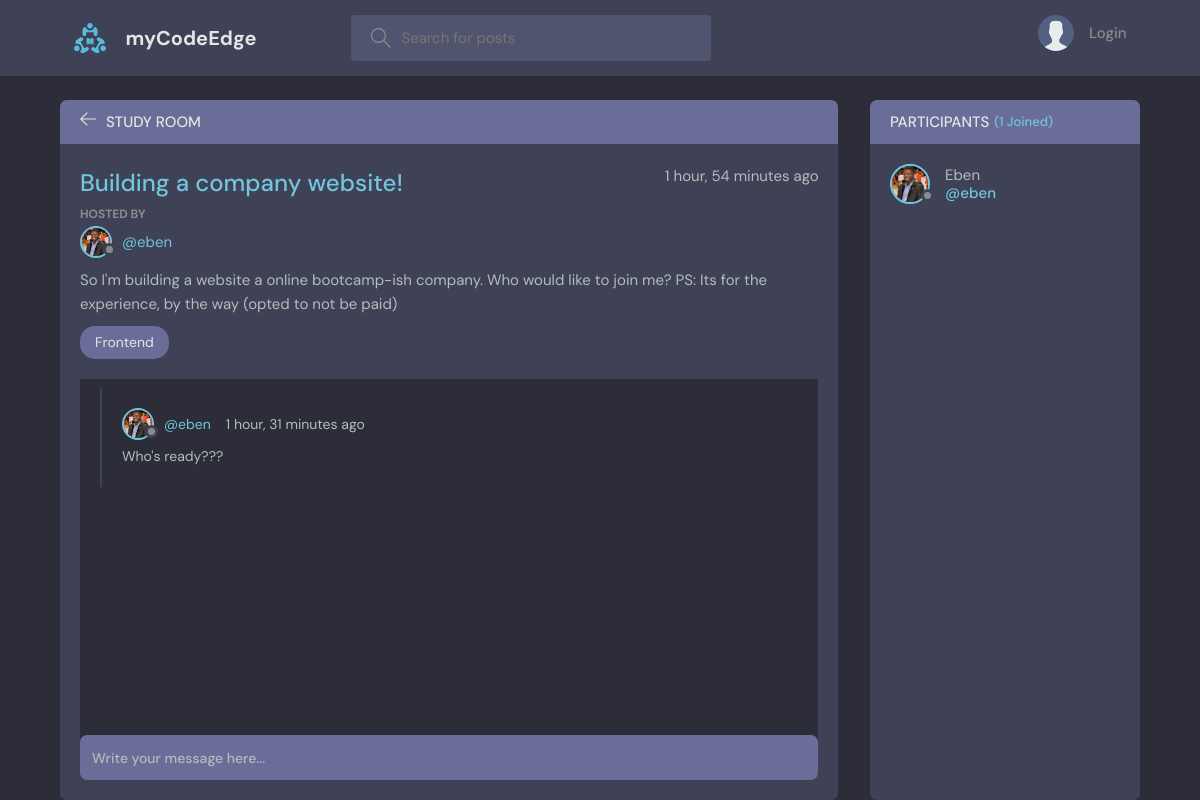
/room/1, run on the app's committed database.
### base/models.py (models this page shows, shortened)
class Room(models.Model):
    host = models.ForeignKey(User, on_delete=models.SET_NULL, null=True)
    topic = models.ForeignKey(Topic, on_delete=models.SET_NULL, null=True)
    name = models.CharField(max_length=200)
    description = models.TextField(null=True, blank=True)
    participants = models.ManyToManyField(User, related_name='participants', blank=True)
    updated = models.DateTimeField(auto_now=True)
    created = models.DateTimeField(auto_now_add=True)
    class Meta:
        ordering = ["-updated", "-created"]

class User(AbstractUser):
  name = models.CharField(max_length=200, null=True)
  email = models.EmailField(unique=True, null=True)
  bio = models.TextField(null=True)
  avatar = models.ImageField(null = True, default="avatar.svg")
  USERNAME_FIELD='email'
  REQUIRED_FIELDS = []

class Topic(models.Model):
    name = models.CharField(max_length=200)
    def __str__(self):
        return self.name

class Message(models.Model):
    user = models.ForeignKey(User, on_delete=models.CASCADE)
    room = models.ForeignKey(Room, on_delete=models.CASCADE)
    body = models.TextField()
    updated = models.DateTimeField(auto_now=True)
    created = models.DateTimeField(auto_now_add=True)

### base/views.py (the view, shortened to what this page needs)
# urls.py: path("room/<str:pk>", views.room, name="room"),
def room(request, pk):
    room = Room.objects.get(id=pk)
    room_messages = room.message_set.all().order_by("-created")
    participants = room.participants.all()
    context = {"room": room, 'room_messages': room_messages, 'participants':participants}
    return render(request, 'base/room.html', context)

### base/templates/base/room.html (shortened to what this page needs)
{% extends 'main.html' %}
{% block content %}
<main class="profile-page layout layout--2">
  <div class="container">
    <div class="room">
      <div class="room__top">
        <div class="room__topLeft">
          <a href="{% url 'home' %}">
            <svg version="1.1" xmlns="http://www.w3.org/2000/svg" width="32" height="32" viewBox="0 0 32 32">
              <title>arrow-left</title>
              <path
                d="M13.723 2.286l-13.723 13.714 13.719 13.714 1.616-1.611-10.96-10.96h27.625v-2.286h-27.625l10.965-10.965-1.616-1.607z">
              </path>
            </svg>
          </a>
          <h3>Study Room</h3>
        </div>
      </div>
      <div class="room__box scroll">
        <div class="room__header scroll">
          <div class="room__info">
            <h3>{{room.name}}</h3>
            <span>{{room.created|timesince}} ago</span>
          </div>
          <div class="room__hosted">
            <p>Hosted By</p>
            <a href="{% url 'user-profile' room.host.id %}" class="room__author">
              <div class="avatar avatar--small">
                <img src="{{room.host.avatar.url}}" />
              </div>
              <span>@{{room.host.username}}</span>
            </a>
          </div>
          <div class="room__details">
            {{room.description}}
          </div>
          <span class="room__topics">{{room.topic}}</span>
        </div>
        <div class="room__conversation">
          <div class="threads scroll">
            {% for message in room_messages %}
            <div class="thread">
              <div class="thread__top">
                <div class="thread__author">
                  <a href="{% url 'user-profile' message.user.id %}" class="thread__authorInfo">
                    <div class="avatar avatar--small">
                      <img src="{{message.user.avatar.url}}" />
                    </div>
                    <span>@{{message.user.username}}</span>
                  </a>
                  <span class="thread__date">{{message.created|timesince}} ago</span>
                </div>
              </div>
              <div class="thread__details">
                {{message.body}}
              </div>
            </div>
            {% endfor %}
          </div>
        </div>
      </div>
      <div class="room__message">
        <form action="" method="POST">
          <input name="body" placeholder="Write your message here..." />
        </form>
      </div>
    </div>
    <div class="participants">
      <h3 class="participants__top">Participants <span>({{participants.count}} Joined)</span></h3>
      <div class="participants__list scroll">
        {% for user in participants %}
        <a href="{%  url 'user-profile' user.id %}" class="participant">
          <div class="avatar avatar--medium">
            <img src="{{user.avatar.url}}" />
          </div>
          <p>
            {{user.name}}
            <span>@{{user.username}}</span>
          </p>
        </a>
        {% endfor %}
      </div>
    </div>
  </div>
</main>
{% endblock content %}

### data on the page
Room: name "Building a company website!", created "1 hour, 54 minutes", host.avatar (picture), host.username "eben", description "So I'm building a website a online bootcamp-ish company. Who would like to join me? PS: Its for the experience, by the way (opted to not be paid)", topic "Frontend"
Message: user.avatar (picture), user.username "eben", created "1 hour, 31 minutes", body "Who's ready???"
User: avatar (picture), name "Eben", username "eben"

### other printed values
{{ participants.count }} "1"
